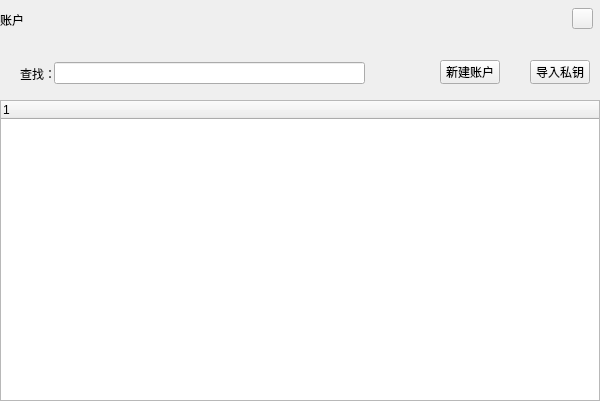
<?xml version="1.0" encoding="UTF-8"?>
<ui version="4.0">
 <class>AccountWidgetHX</class>
 <widget class="QDialog" name="AccountWidgetHX">
  <property name="geometry">
   <rect>
    <x>0</x>
    <y>0</y>
    <width>600</width>
    <height>401</height>
   </rect>
  </property>
  <property name="windowTitle">
   <string>Form</string>
  </property>
  <widget class="QTreeWidget" name="treeWidget">
   <property name="geometry">
    <rect>
     <x>0</x>
     <y>100</y>
     <width>600</width>
     <height>301</height>
    </rect>
   </property>
   <property name="cursor" stdset="0">
    <cursorShape>ArrowCursor</cursorShape>
   </property>
   <column>
    <property name="text">
     <string notr="true"/>
    </property>
   </column>
  </widget>
  <widget class="QLabel" name="title_Label">
   <property name="geometry">
    <rect>
     <x>0</x>
     <y>0</y>
     <width>600</width>
     <height>40</height>
    </rect>
   </property>
   <property name="text">
    <string>账户</string>
   </property>
  </widget>
  <widget class="QLineEdit" name="lineEdit">
   <property name="geometry">
    <rect>
     <x>54</x>
     <y>62</y>
     <width>311</width>
     <height>22</height>
    </rect>
   </property>
  </widget>
  <widget class="QLabel" name="label">
   <property name="geometry">
    <rect>
     <x>20</x>
     <y>66</y>
     <width>36</width>
     <height>16</height>
    </rect>
   </property>
   <property name="text">
    <string>查找：</string>
   </property>
  </widget>
  <widget class="QToolButton" name="importKey">
   <property name="geometry">
    <rect>
     <x>530</x>
     <y>60</y>
     <width>60</width>
     <height>24</height>
    </rect>
   </property>
   <property name="cursor">
    <cursorShape>PointingHandCursor</cursorShape>
   </property>
   <property name="text">
    <string>导入私钥</string>
   </property>
  </widget>
  <widget class="QToolButton" name="newAccount">
   <property name="geometry">
    <rect>
     <x>440</x>
     <y>60</y>
     <width>60</width>
     <height>24</height>
    </rect>
   </property>
   <property name="cursor">
    <cursorShape>PointingHandCursor</cursorShape>
   </property>
   <property name="text">
    <string>新建账户</string>
   </property>
  </widget>
  <widget class="QToolButton" name="closeBtn">
   <property name="geometry">
    <rect>
     <x>572</x>
     <y>8</y>
     <width>21</width>
     <height>21</height>
    </rect>
   </property>
   <property name="cursor">
    <cursorShape>PointingHandCursor</cursorShape>
   </property>
   <property name="text">
    <string/>
   </property>
  </widget>
  <zorder>title_Label</zorder>
  <zorder>lineEdit</zorder>
  <zorder>label</zorder>
  <zorder>importKey</zorder>
  <zorder>newAccount</zorder>
  <zorder>treeWidget</zorder>
  <zorder>closeBtn</zorder>
 </widget>
 <resources/>
 <connections/>
</ui>
